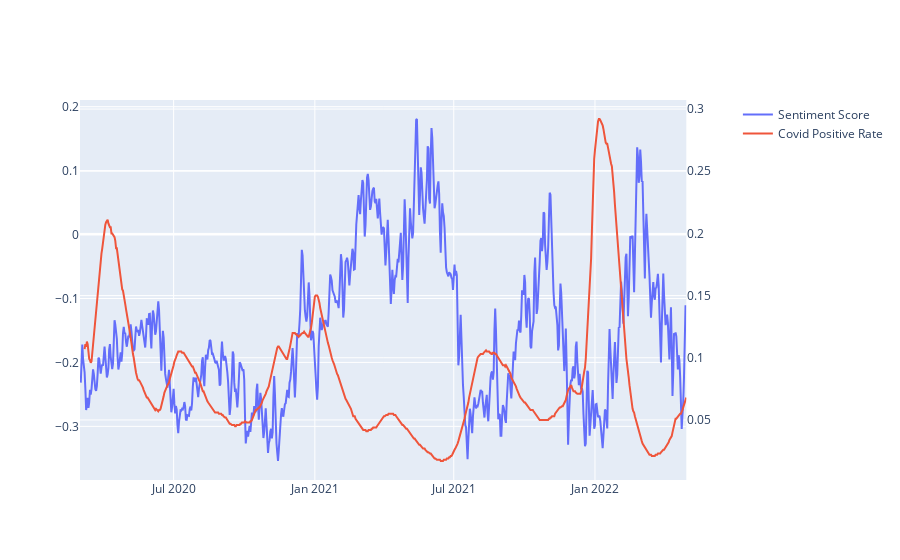

The cell this chart's notebook holds for it:
### Code cell
fig = make_subplots(specs=[[{"secondary_y": True}]])
fig.add_trace(
    go.Scatter(x=df['date'], y=df['smoothed_prediction'], name="Sentiment Score"),
    secondary_y=False,
)

fig.add_trace(
    go.Scatter(x=df['date'], y=df['positive_rate'], name="Covid Positive Rate"),
    secondary_y=True, 
)

### Figure 1 — Plotly figure (JSON) as saved in the notebook; plotly's stock layout.template omitted (floating-point values rounded to 4 significant figures; data arrays with more than 128 entries replaced by an {"elided": "..."} marker saying what was removed)
{"data": [{"name": "Sentiment Score", "type": "scatter", "x": {"elided": "791 str values"}, "xaxis": "x", "y": {"elided": "791 float values"}, "yaxis": "y"}, {"name": "Covid Positive Rate", "type": "scatter", "x": {"elided": "791 str values"}, "xaxis": "x", "y": {"elided": "791 float values"}, "yaxis": "y2"}], "layout": {"xaxis": {"anchor": "y", "domain": [0, 0.94]}, "yaxis": {"anchor": "x", "domain": [0, 1]}, "yaxis2": {"anchor": "x", "overlaying": "y", "side": "right"}}}
